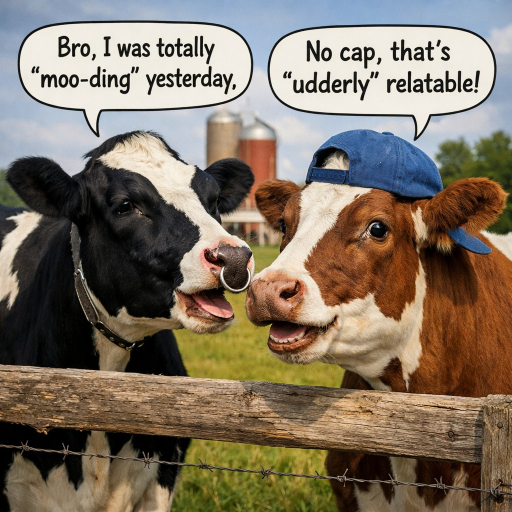
#> input picture 2Basic_operators/resize_img/image.jpg, 1024 x 1024 px (shown at 1/2 size)
$ python resize.py
#> lines starting #> are read from the running program, lines starting #| are printed output that depends on the picture
import os
import cv2

img = cv2.imread(os.path.join('.','image.jpg'))
#> img is the input picture: shape (1024, 1024, 3); mean B, G, R 99.8, 116, 128.9

resize_image = cv2.resize(img,(640,480))
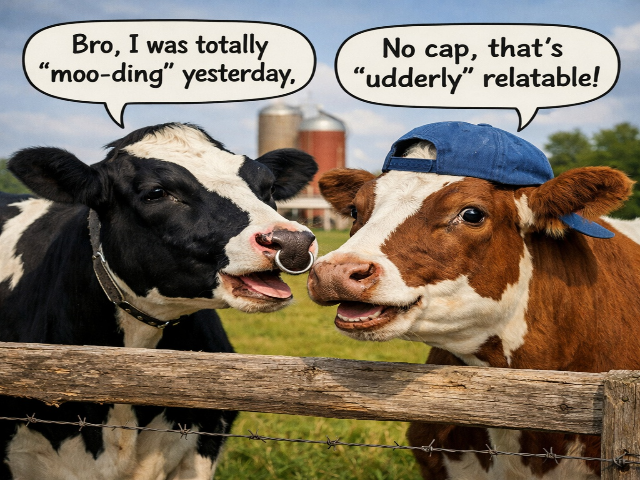
#> resize_image: shape (480, 640, 3); mean B, G, R 99.7, 115.9, 128.8

print(img.shape)
#| (1024, 1024, 3)
print(resize_image.shape)
#| (480, 640, 3)

cv2.imshow('img',img)
cv2.imshow('resize_img',resize_image)
cv2.waitKey(0)
